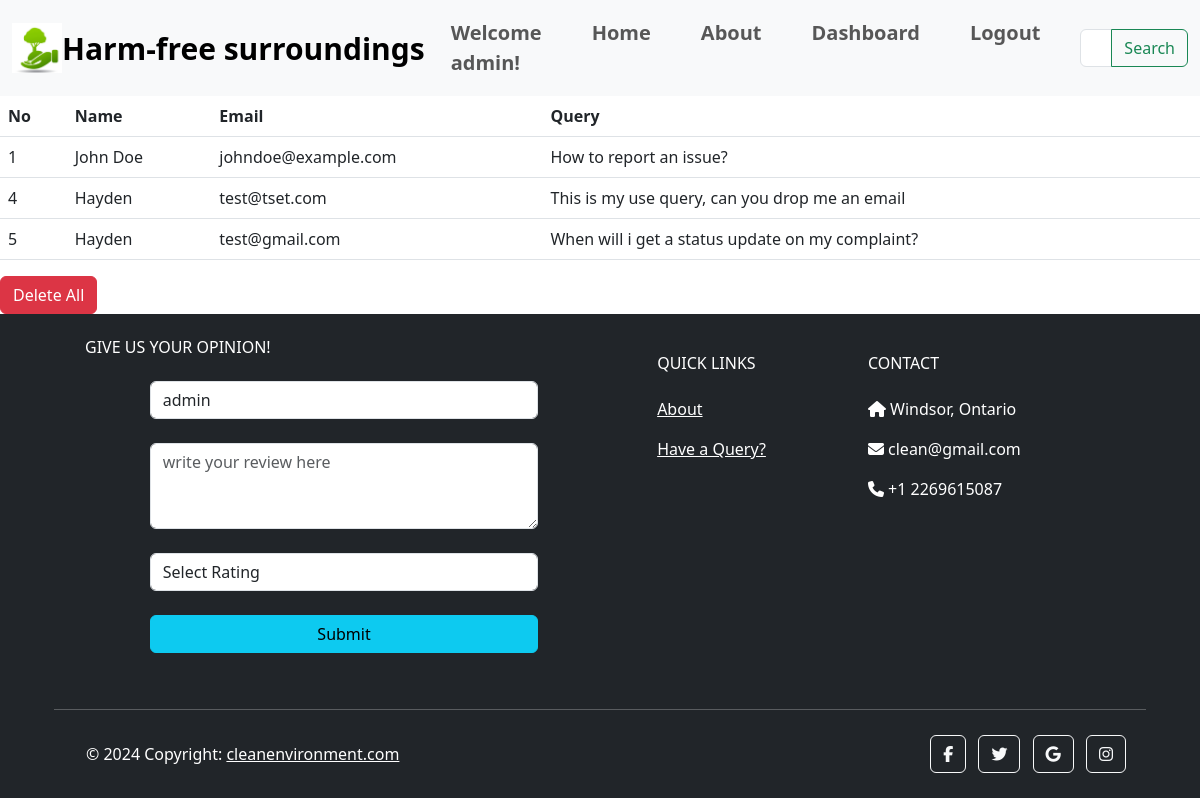
/queries (signed in), run on an earlier commit of the app's database.
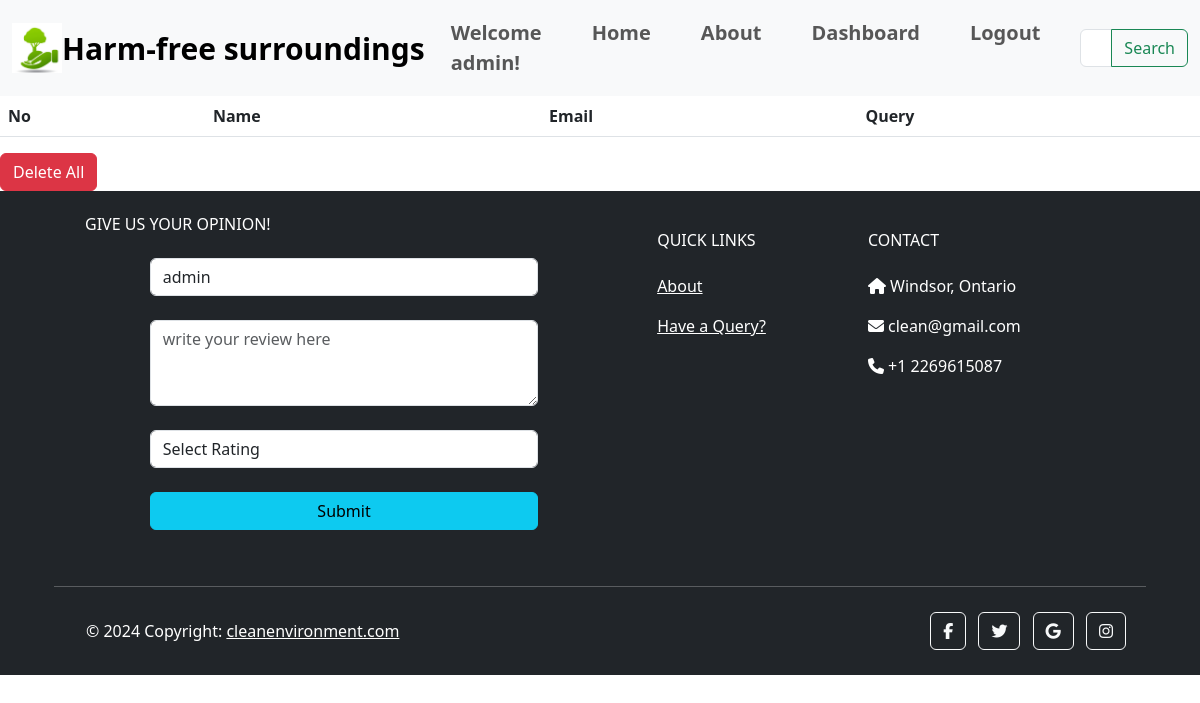
And on a later commit of the database.
### city/models.py (models this page shows, shortened)
class Queries(models.Model):
    name = models.CharField(max_length=100, null=True)
    email = models.CharField(max_length=100, null=True)
    message = models.CharField(max_length=500, null=True)

### city/views.py (the view)
# urls.py: path('queries',views.queries,name='queries'),
@login_required(login_url='employee_login')
def queries(request):
    if request.user.is_employee == True:
        queries = Queries.objects.all()
        if request.method == 'POST':
            queries.all().delete()
            return redirect('queries')
        return render(request, 'city/queries.html', {'queries': queries})
    else:
        return redirect('employee_login')

### city/templates/city/queries.html (shortened to what this page needs)
{% extends 'city/navbar.html' %} {% load static %}  {% block content %}
<form method="POST">
  <table class="table">
    <tr>
      <th>No</th>
      <th>Name</th>
      <th>Email</th>
      <th>Query</th>
    </tr>
    {% for query in queries %}
    <tr>
      <td>{{query.id}}</td>
      <td>{{query.name}}</td>
      <td>{{query.email}}</td>
      <td>{{query.message}}</td>
    </tr>
    {% endfor %}
  </table>
  <input type="submit" value="Delete All" class="btn btn-danger" />
</form>
{% endblock content %}

What changed in the data, as far as the page shows it:
removed Queries: id "1", name "John Doe", email "johndoe@example.com", message "How to report an issue?"
removed Queries: id "4", name "Hayden", email "test@tset.com", message "This is my use query, can you drop me an email"
removed Queries: id "5", name "Hayden", email "test@gmail.com", message "When will i get a status update on my complaint?"
